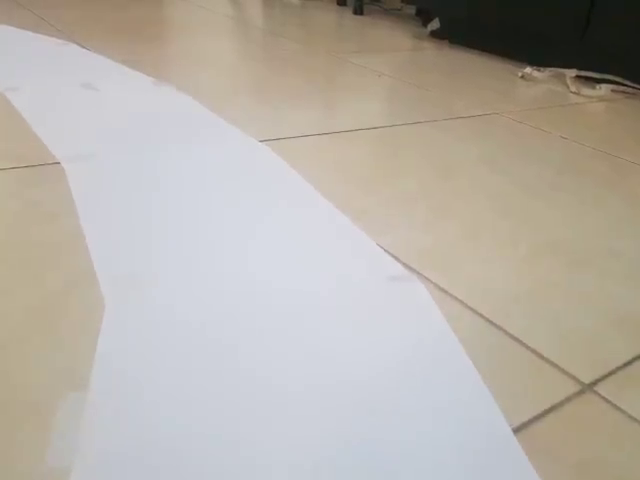
#> input picture frame 73 of 1-histogram/2_histogram_lane_pi_murtaza/vid1.mp4, 640 x 480 px
$ python color_picker.py
#> lines starting #> are read from the running program, lines starting #| are printed output that depends on the picture; after the words box and inside, x2 and y2 are one past the last pixel; in counts of white or black regions, pixels touching at a corner belong together
import cv2
import numpy as np

"""
frameWidth = 640
frameHeight = 480
cap = cv2.VideoCapture(0)
cap.set(3, frameWidth)
cap.set(4, frameHeight)
"""


def empty():
    """ Null function for trackbar"""
    pass


# Initialize trackbar
cv2.namedWindow("HSV")
cv2.resizeWindow("HSV", 640, 240)
# trackbar inputs:
# trackbar name, window name, initial value, max value, any null function
cv2.createTrackbar("HUE Min", "HSV", 40, 179, empty)
cv2.createTrackbar("HUE Max", "HSV", 160, 179, empty)
cv2.createTrackbar("SAT Min", "HSV", 0, 255, empty)
cv2.createTrackbar("SAT Max", "HSV", 30, 255, empty)
cv2.createTrackbar("VALUE Min", "HSV", 0, 255, empty)
cv2.createTrackbar("VALUE Max", "HSV", 255, 255, empty)

cap = cv2.VideoCapture('vid1.mp4')
frameCounter = 0

while True:
    frameCounter += 1
    if cap.get(cv2.CAP_PROP_FRAME_COUNT) == frameCounter:
        cap.set(cv2.CAP_PROP_POS_FRAMES, 0)
        frameCounter = 0

    _, img = cap.read()
#> img is the input picture: shape (480, 640, 3); mean B, G, R 167.4, 175.7, 181.8
    imgHsv = cv2.cvtColor(img, cv2.COLOR_BGR2HSV)
#> imgHsv: shape (480, 640, 3); mean H, S, V 60.3, 35.7, 186.3

    h_min = cv2.getTrackbarPos("HUE Min", "HSV")
    h_max = cv2.getTrackbarPos("HUE Max", "HSV")
    s_min = cv2.getTrackbarPos("SAT Min", "HSV")
    s_max = cv2.getTrackbarPos("SAT Max", "HSV")
    v_min = cv2.getTrackbarPos("VALUE Min", "HSV")
    v_max = cv2.getTrackbarPos("VALUE Max", "HSV")
    print(h_min)

    # ========== create mask
    lower = np.array([h_min, s_min, v_min])
    upper = np.array([h_max, s_max, v_max])

    # any hsv range chosen, gives white for selection and black for exclusion.
    mask = cv2.inRange(imgHsv, lower, upper)  # output is scalar
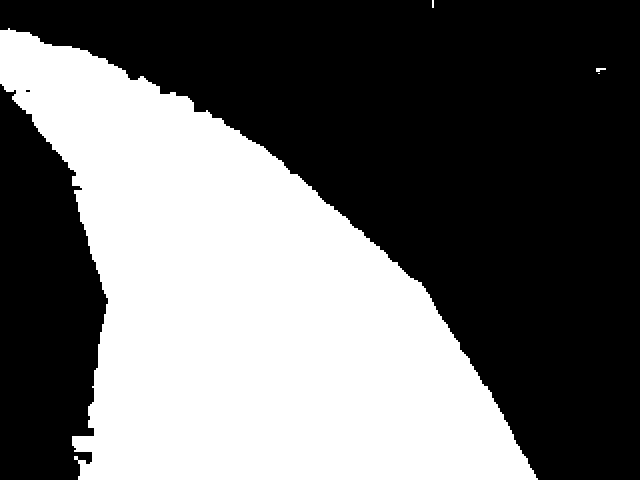
#> mask: shape (480, 640); 41.8% white; 4 white regions (2 under 20 px), largest, box (x1, y1, x2, y2) and area: (0, 28, 538, 480) 128272, (596, 68, 606, 72) 28

    # bitwise_and requires 2 src. As our mask is scalar,
    # it does not match with array src, so input as option.
    result = cv2.bitwise_and(img, img, mask=mask)  # outputs with original color
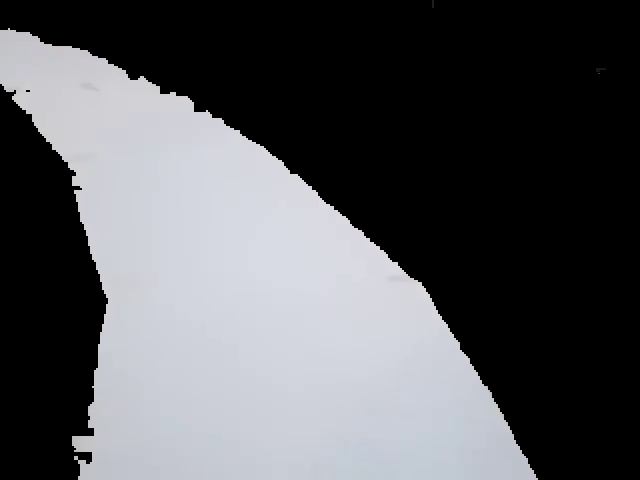
#> result: shape (480, 640, 3); mean B, G, R 90.4, 87.1, 86.1

    match_mask = cv2.cvtColor(mask, cv2.COLOR_GRAY2BGR)   # convert into 3 channels, same as original

    """ If only stack original and result, both are fully visible.
     If 3 is stacked then, last one is cropped from right side.
     All source must have same number of channels"""
    # hStack = np.hstack([img, match_mask, result])
    hStack = np.hstack([img, result])
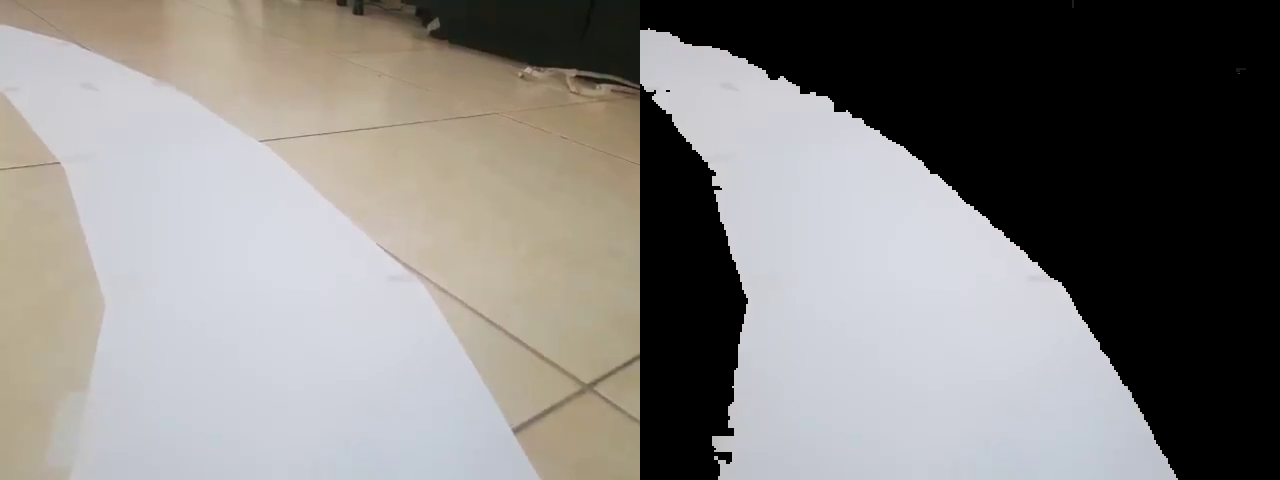
#> hStack: shape (480, 1280, 3); mean B, G, R 128.9, 131.4, 134

    cv2.imshow('Horizontal Stacking', hStack)
    if cv2.waitKey(1) & 0xFF == ord('q'):
#> (key q is pressed here)
        break

cap.release()
cv2.destroyAllWindows()

$ run again, starting later in the video
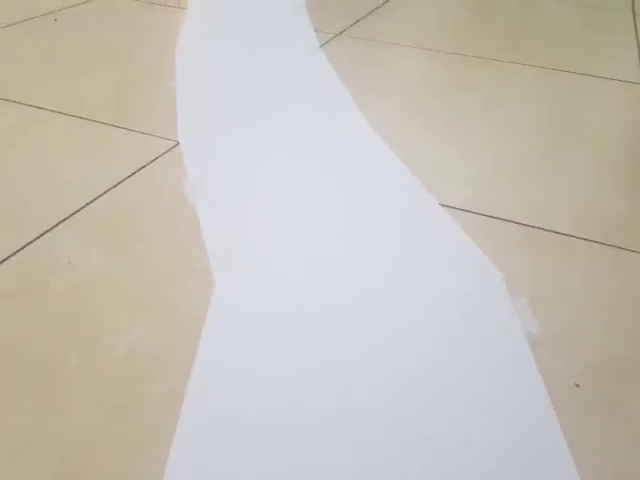
#> input picture frame 329 of 1-histogram/2_histogram_lane_pi_murtaza/vid1.mp4, 640 x 480 px
#> img is the input picture: shape (480, 640, 3); mean B, G, R 184.2, 192.9, 198.1
#> imgHsv: shape (480, 640, 3); mean H, S, V 59.1, 30.5, 202.7
#> `mask = cv2.inRange(imgHsv, lower, upper)`:
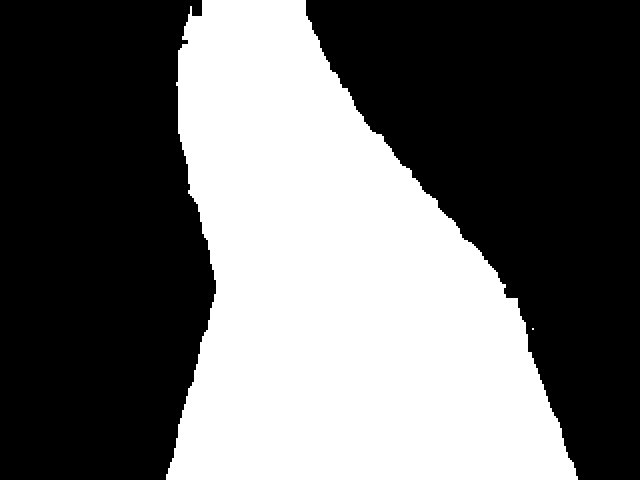
#> mask: shape (480, 640); 41% white; 2 white regions (1 under 20 px), largest, box (x1, y1, x2, y2) and area: (166, 0, 578, 480) 125844
#> `hStack = np.hstack([img, result])`:
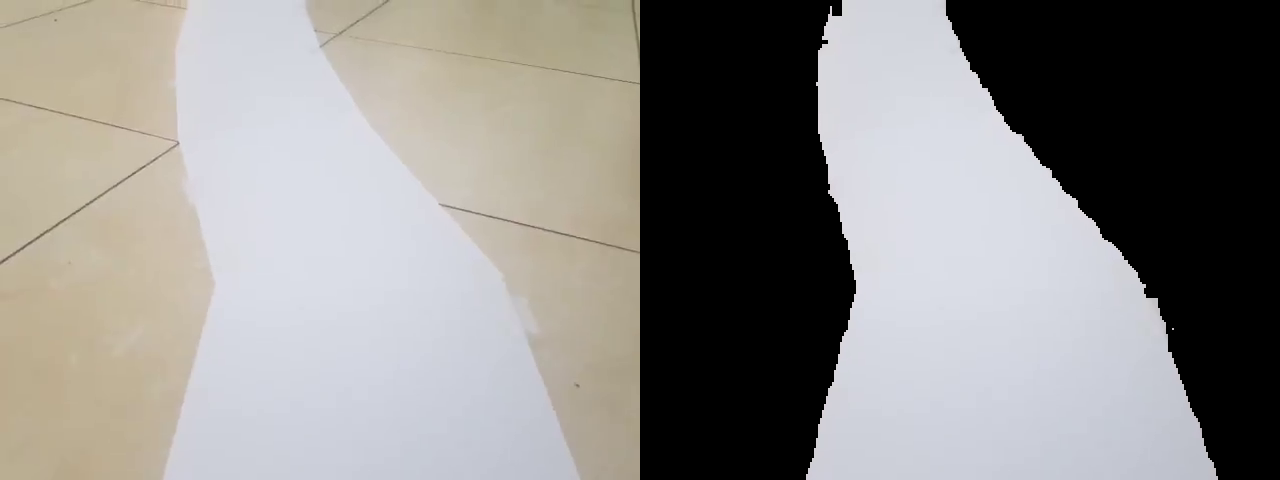
#> hStack: shape (480, 1280, 3); mean B, G, R 137.5, 140.1, 142.2

$ run again, starting later in the video
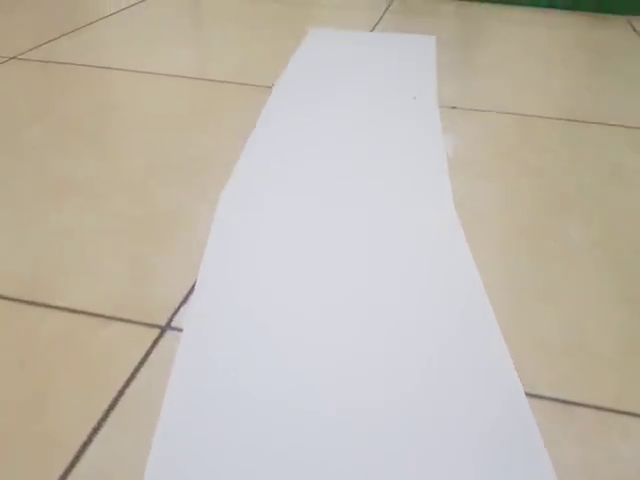
#> input picture frame 586 of 1-histogram/2_histogram_lane_pi_murtaza/vid1.mp4, 640 x 480 px
#> img is the input picture: shape (480, 640, 3); mean B, G, R 174.5, 185.8, 192.9
#> imgHsv: shape (480, 640, 3); mean H, S, V 58.2, 34.5, 196.3
#> `mask = cv2.inRange(imgHsv, lower, upper)`:
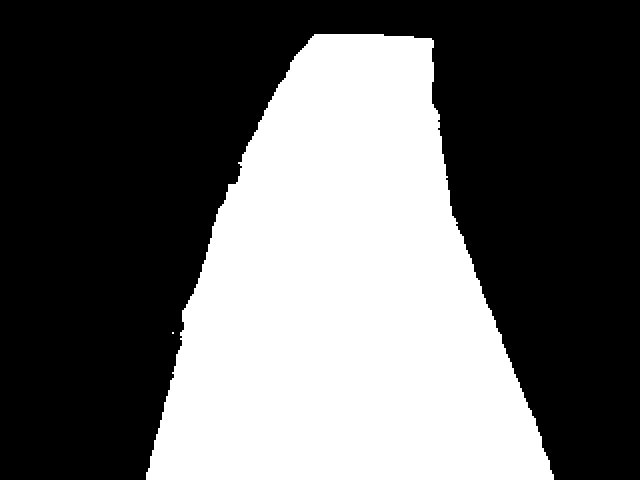
#> mask: shape (480, 640); 38.6% white; 2 white regions (1 under 20 px), largest, box (x1, y1, x2, y2) and area: (146, 34, 554, 480) 118532
#> `hStack = np.hstack([img, result])`:
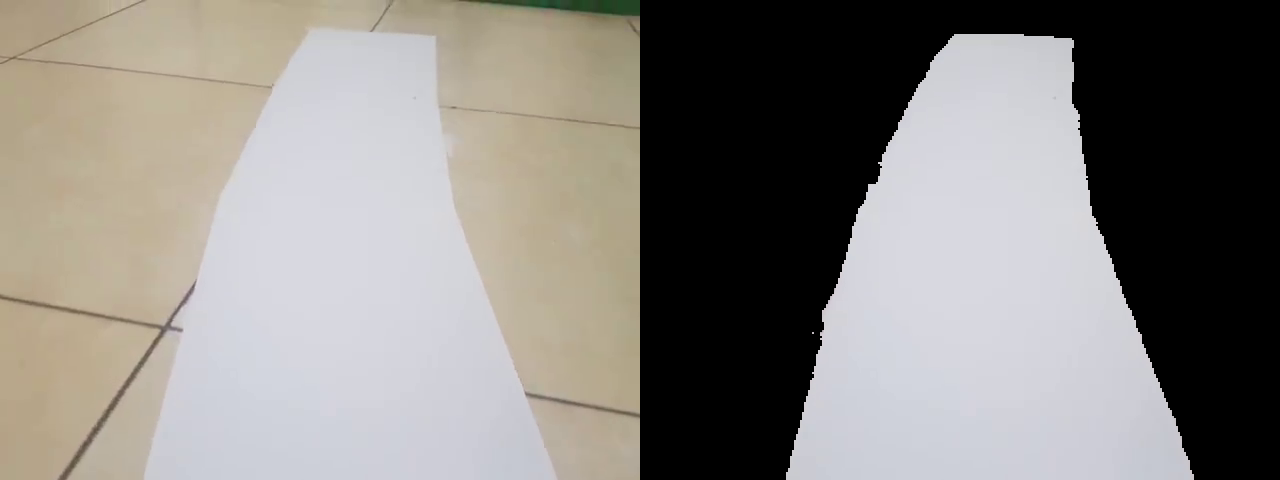
#> hStack: shape (480, 1280, 3); mean B, G, R 129.3, 133.5, 137
